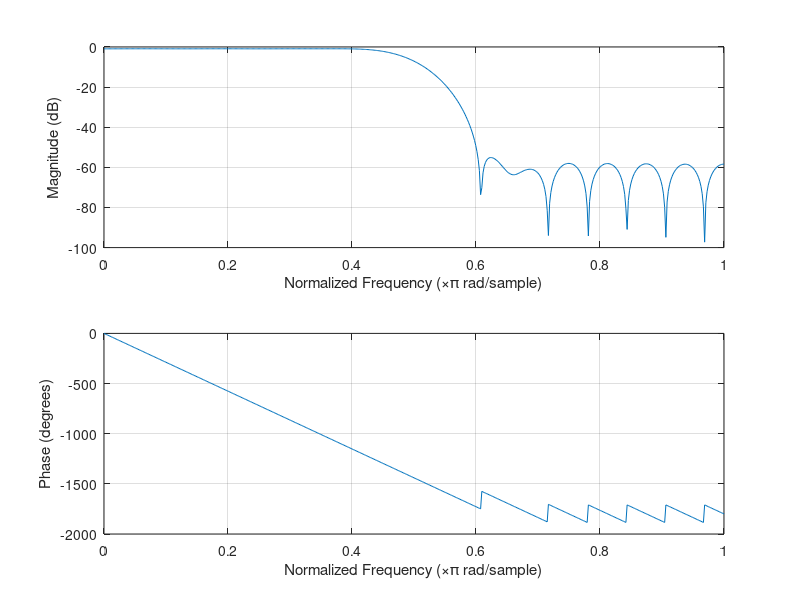

This figure's MATLAB source:
% Calculate the FIR filtr coefficients for a decimate-by-two halfband filter.
clear;
Nb=16; % number of bits in filter coefficients.
BWF = 0.5
Astop = 0.01;
N = 32;

b = fir1(N, BWF); 

% Normalize and quantize.
scale_factor = ((2^(Nb-1))-1)/max(abs(b));
b2 = b*scale_factor;

% Now let's scale the coeffs so they give good output range.
G=abs(sum(b2)); 
headroom = 0.9; 
Gscale = headroom*(2^floor(log2(G/headroom)))/G;
b3 = round(b2*Gscale);
sprintf('length of b3 = %d, gain of b3 = %d\n', length(b3), sum(b3))
figure(1);
freqz(b3/scale_factor);

% print out the quantized coefficients in Xilinx .coe format.
fid = fopen('halfband0.coe','w');
fprintf(fid,'Radix = 10;\n');
fprintf(fid,'CoefData =');
for i=1:length(b3)
    fprintf(fid,' %d', b3(i));
end
fprintf(fid,';\n');
fclose(fid);

